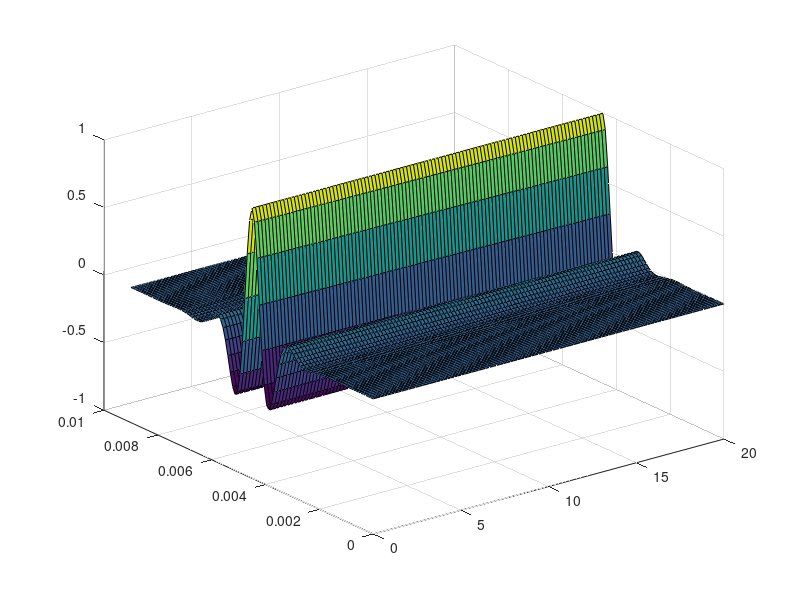
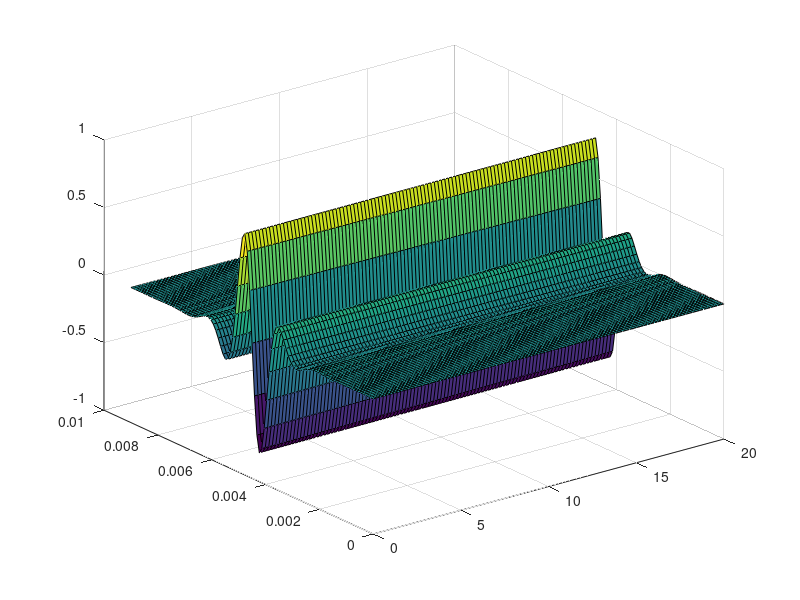
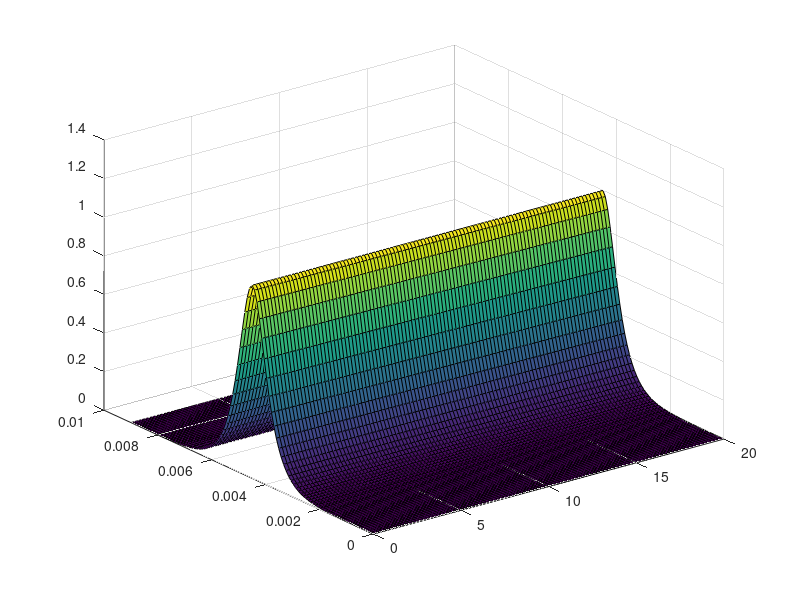
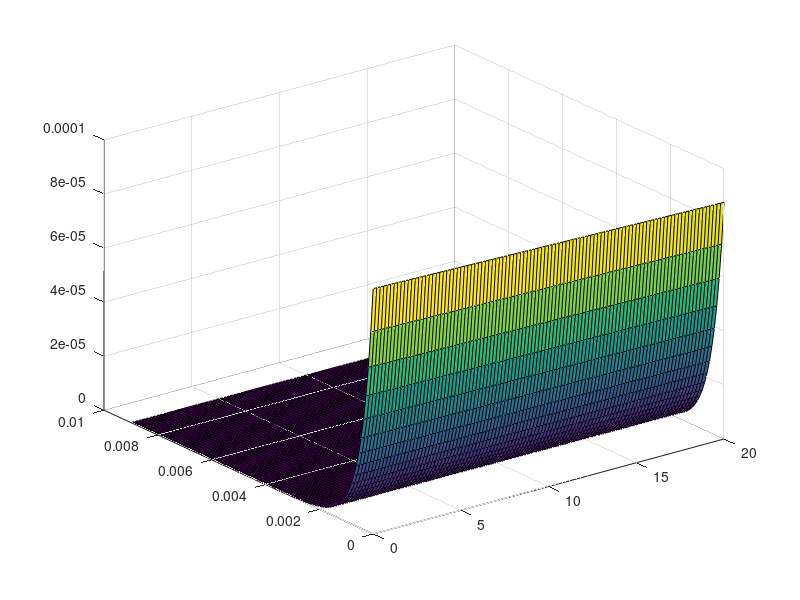

The MATLAB source for these figures, in order:
% Tutorial 4
% NLS with boundary conditions
%
%% space variables
a = 0; % interval is 0 to 20
b = 20;
N = 100; % the number of sub-intervals.
j = 0:N;
h = (b-a)/N; % the space step size
x = a + j*h; % the array of x points.
%htest = 40/N;
%xtest = -20 + j*htest;
%% time variables
M = 100; % the number of time sub-intervals
k = 0:M;
t = 0.00009; % some arbitrary time step value
T = k*t;
n = 1; %A counter 
%% Set up matrix for first time step and final time steps.
main = (-4*1i*t/h^2)*ones(1,N-2);
super = (2*1i*t/h^2)*ones(1,N-3);
sub = (2*1i*t/h^2)*ones(1,N-3);
genericB = diag(main,0) + diag(sub,-1) + diag(super,1);
initialB = 0.5*genericB;
%% Set up initial conditions
A = 1; %arbitrary variable to set up initial condition (A =1, 4 , 8, ... ) 
u = A*sech(A*(x-10)).*exp(-2*1i*(x-10)); % initial condition, t=0, first column
u = u';
%% Set up the while loop and account for first iteration BCs.
s = 1i*t/h^2;
u(1,n+1) = u(1,1) + s*(u(end-1,n) - 2*u(1,n) + u(2,n)) + 2*1i*t*(abs(u(1,n))).^2.*(u(1,n));
u(2:N-1,n+1) = u(2:N-1,1) + initialB*u(2:N-1,1) + 2*1i*t*(abs(u(2:N-1,1)).^2).*(u(2:N-1,1));

u(end-1,n+1) = u(end-1,n) + s*(u(end-2,n) - 2*u(end-1,n) + u(1,n)) + 2*1i*t*(abs(u(end-1,n))).^2.*(u(end-1,n));
u(end,n+1) = u(end,n) + s*(u(end-1,n) - 2*u(1,n) + u(2,n)) + 2*1i*t*(abs(u(1,n))).^2*(u(1,n));
n = n+1;
s=2*s;
while (n<= M)
    u(1,n+1) = u(1,n-1) + s*(u(end-1,n) - 2*u(1,n) + u(2,n)) + 4*1i*t*(abs(u(1,n))).^2.*(u(1,n));
    u(2:N-1,n+1) = u(2:N-1,n-1) + genericB*u(2:N-1,n) + 4*1i*t*(abs(u(2:N-1,n)).^2).*(u(2:N-1,n));
    
    u(end-1,n+1) = u(end-1,n-1) + s*(u(end-2,n) - 2*u(end-1,n) + u(1,n)) + 4*1i*t*(abs(u(end-1,n))).^2.*(u(end-1,n));
    u(end,n+1) = u(end,n-1) + s*(u(end-1,n) - 2*u(1,n) + u(2,n)) + 4*1i*t*(abs(u(1,n))).^2.*(u(1,n));
    n=n+1;
end
%% Let us define the actual solution
for p = 1:N+1
    for q = 1:M+1
        %v(p,q) = A*sech(A*(xtest(p)+10 + 4*T(q)))*exp(-1i*(2*(xtest(p)+10) + (4-A^2)*T(q)));
        v(p,q) = A*sech(A*(x(p)+10 + 4*T(q)))*exp(-1i*(2*(x(p)+10) + (4-A^2)*T(q)));
    end
end

%% Let us plot our solutions compared to actual solution.
realU = real(u);
imaginaryU = imag(u);
absU = abs(u);

figure(1), surf(x,T,realU)
figure(2), surf(x,T,imaginaryU)
figure(3), surf(x,T,absU)
figure(4), surf(x,T,abs(v))
%figure(4), surf(x,T,imag(v))
%figure(2), surf(x,T,real(v))

    




